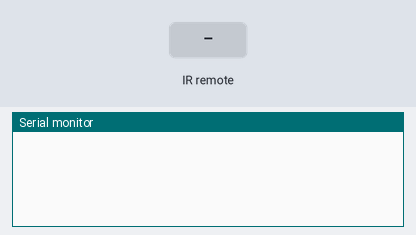
A sketch run on a simulated Arduino Uno, built with avr-gcc and run on an emulated ATmega328P. Shown: the last lines printed to the serial monitor. The test bench sets the inputs (shaded band).

Above: at 1.2 s.
1.3 s: infrared code 0x45 received
At 1.8 s:
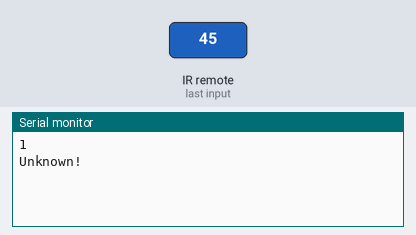
2.8 s: infrared code 0x46 received
At 4.2 s:
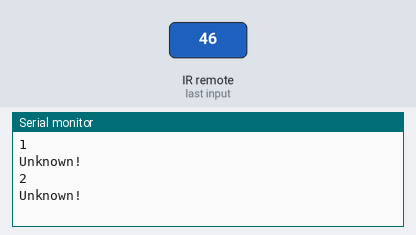

The sketch:

infraredRemote.ino
```cpp
#include <IRremote.hpp>
#define IR_RECEIVE_PIN 6

void setup() {
  // put your setup code here, to run once:
  Serial.begin(9600);
  IrReceiver.begin(IR_RECEIVE_PIN, ENABLE_LED_FEEDBACK);  //Start The Receiver
}

void loop() {
  // put your main code here, to run repeatedly:
  if (IrReceiver.decode()) {
    //Serial.println(IrReceiver.decodedIRData.decodedRawData, HEX); //Print "old" Data
    //IrReceiver.printIRResultShort(&Serial); //Print complete received Data
    //IrReceiver.printIRSendUsage(&Serial); //Print the statement required to send this data
    IrReceiver.resume();  //Enable Receiving of next value

    if (IrReceiver.decodedIRData.command == 0x45) {
      Serial.println("1");
    }
    if (IrReceiver.decodedIRData.command == 0x46) {
      Serial.println("2");
    }
    if (IrReceiver.decodedIRData.command == 0x47) {
      Serial.println("3");
    }
    if (IrReceiver.decodedIRData.command == 0x44) {
      Serial.println("4");
    }
    if (IrReceiver.decodedIRData.command == 0x40) {
      Serial.println("5");
    }
    if (IrReceiver.decodedIRData.command == 0x43) {
      Serial.println("6");
    }
    if (IrReceiver.decodedIRData.command == 0x7) {
      Serial.println("7");
    }
    if (IrReceiver.decodedIRData.command == 0x15) {
      Serial.println("8");
    }
    if (IrReceiver.decodedIRData.command == 0x9) {
      Serial.println("9");
    }
    if (IrReceiver.decodedIRData.command == 0x19) {
      Serial.println("0");
    }
    if (IrReceiver.decodedIRData.command == 0x16) {
      Serial.println("*");
    }
    if (IrReceiver.decodedIRData.command == 0xD) {
      Serial.println("#");
    }
    if (IrReceiver.decodedIRData.command == 0x18) {
      Serial.println("Up");
    }
    if (IrReceiver.decodedIRData.command == 0x52) {
      Serial.println("Down");
    }
    if (IrReceiver.decodedIRData.command == 0x8) {
      Serial.println("Left");
    }
    if (IrReceiver.decodedIRData.command == 0x5A) {
      Serial.println("Right");
    }
    if (IrReceiver.decodedIRData.command == 0x1C) {
      Serial.println("Ok");
    } else {
      Serial.println("Unknown!");
    }
  }
}
```

Measured:
- after the input at 1.3 s, the serial monitor: prints a new line at once (image 1)
- after the input at 2.8 s, the serial monitor: prints a new line at once (image 2)
